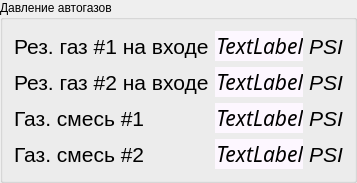
              <widget class="QGroupBox" name="groupBox_5">
               <property name="title">
                <string>Давление автогазов</string>
               </property>
               <layout class="QHBoxLayout" name="horizontalLayout_24">
                <item>
                 <layout class="QGridLayout" name="gridLayout_19" columnstretch="4,2,1">
                  <item row="0" column="0">
                   <widget class="QLabel" name="label_12">
                    <property name="font">
                     <font>
                      <pointsize>16</pointsize>
                     </font>
                    </property>
                    <property name="text">
                     <string>Рез. газ #1 на входе</string>
                    </property>
                    <property name="alignment">
                     <set>Qt::AlignLeading|Qt::AlignLeft|Qt::AlignVCenter</set>
                    </property>
                   </widget>
                  </item>
                  <item row="0" column="1">
                   <widget class="QLabel" name="lInletGas1">
                    <property name="font">
                     <font>
                      <family>Sans Serif</family>
                      <pointsize>16</pointsize>
                      <weight>50</weight>
                      <italic>true</italic>
                      <bold>false</bold>
                     </font>
                    </property>
                    <property name="styleSheet">
                     <string notr="true">background-color: rgb(253, 247, 255);
font: italic 16pt &quot;Sans Serif&quot;;</string>
                    </property>
                    <property name="text">
                     <string>TextLabel</string>
                    </property>
                    <property name="alignment">
                     <set>Qt::AlignRight|Qt::AlignTrailing|Qt::AlignVCenter</set>
                    </property>
                   </widget>
                  </item>
                  <item row="0" column="2">
                   <widget class="QLabel" name="label_14">
                    <property name="font">
                     <font>
                      <pointsize>16</pointsize>
                      <italic>true</italic>
                     </font>
                    </property>
                    <property name="text">
                     <string>PSI</string>
                    </property>
                    <property name="alignment">
                     <set>Qt::AlignCenter</set>
                    </property>
                   </widget>
                  </item>
                  <item row="1" column="0">
                   <widget class="QLabel" name="label_28">
                    <property name="font">
                     <font>
                      <pointsize>16</pointsize>
                     </font>
                    </property>
                    <property name="text">
                     <string>Рез. газ #2 на входе</string>
                    </property>
                    <property name="alignment">
                     <set>Qt::AlignLeading|Qt::AlignLeft|Qt::AlignVCenter</set>
                    </property>
                   </widget>
                  </item>
                  <item row="2" column="0">
                   <widget class="QLabel" name="label_29">
                    <property name="font">
                     <font>
                      <pointsize>16</pointsize>
                     </font>
                    </property>
                    <property name="text">
                     <string>Газ. смесь #1</string>
                    </property>
                    <property name="alignment">
                     <set>Qt::AlignLeading|Qt::AlignLeft|Qt::AlignVCenter</set>
                    </property>
                   </widget>
                  </item>
                  <item row="3" column="0">
                   <widget class="QLabel" name="label_30">
                    <property name="font">
                     <font>
                      <pointsize>16</pointsize>
                     </font>
                    </property>
                    <property name="text">
                     <string>Газ. смесь #2</string>
                    </property>
                    <property name="alignment">
                     <set>Qt::AlignLeading|Qt::AlignLeft|Qt::AlignVCenter</set>
                    </property>
                   </widget>
                  </item>
                  <item row="2" column="1">
                   <widget class="QLabel" name="lMixedGas1">
                    <property name="font">
                     <font>
                      <family>Sans Serif</family>
                      <pointsize>16</pointsize>
                      <weight>50</weight>
                      <italic>true</italic>
                      <bold>false</bold>
                     </font>
                    </property>
                    <property name="styleSheet">
                     <string notr="true">background-color: rgb(253, 247, 255);
font: italic 16pt &quot;Sans Serif&quot;;</string>
                    </property>
                    <property name="text">
                     <string>TextLabel</string>
                    </property>
                    <property name="alignment">
                     <set>Qt::AlignRight|Qt::AlignTrailing|Qt::AlignVCenter</set>
                    </property>
                   </widget>
                  </item>
                  <item row="1" column="2">
                   <widget class="QLabel" name="label_54">
                    <property name="font">
                     <font>
                      <pointsize>16</pointsize>
                      <italic>true</italic>
                     </font>
                    </property>
                    <property name="text">
                     <string>PSI</string>
                    </property>
                    <property name="alignment">
                     <set>Qt::AlignCenter</set>
                    </property>
                   </widget>
                  </item>
                  <item row="1" column="1">
                   <widget class="QLabel" name="lInletGas2">
                    <property name="font">
                     <font>
                      <family>Sans Serif</family>
                      <pointsize>16</pointsize>
                      <weight>50</weight>
                      <italic>true</italic>
                      <bold>false</bold>
                     </font>
                    </property>
                    <property name="styleSheet">
                     <string notr="true">background-color: rgb(253, 247, 255);
font: italic 16pt &quot;Sans Serif&quot;;</string>
                    </property>
                    <property name="text">
                     <string>TextLabel</string>
                    </property>
                    <property name="alignment">
                     <set>Qt::AlignRight|Qt::AlignTrailing|Qt::AlignVCenter</set>
                    </property>
                   </widget>
                  </item>
                  <item row="3" column="1">
                   <widget class="QLabel" name="lMixedGas2">
                    <property name="font">
                     <font>
                      <family>Sans Serif</family>
                      <pointsize>16</pointsize>
                      <weight>50</weight>
                      <italic>true</italic>
                      <bold>false</bold>
                     </font>
                    </property>
                    <property name="styleSheet">
                     <string notr="true">background-color: rgb(253, 247, 255);
font: italic 16pt &quot;Sans Serif&quot;;</string>
                    </property>
                    <property name="text">
                     <string>TextLabel</string>
                    </property>
                    <property name="alignment">
                     <set>Qt::AlignRight|Qt::AlignTrailing|Qt::AlignVCenter</set>
                    </property>
                   </widget>
                  </item>
                  <item row="2" column="2">
                   <widget class="QLabel" name="label_58">
                    <property name="font">
                     <font>
                      <pointsize>16</pointsize>
                      <italic>true</italic>
                     </font>
                    </property>
                    <property name="text">
                     <string>PSI</string>
                    </property>
                    <property name="alignment">
                     <set>Qt::AlignCenter</set>
                    </property>
                   </widget>
                  </item>
                  <item row="3" column="2">
                   <widget class="QLabel" name="label_59">
                    <property name="font">
                     <font>
                      <pointsize>16</pointsize>
                      <italic>true</italic>
                     </font>
                    </property>
                    <property name="text">
                     <string>PSI</string>
                    </property>
                    <property name="alignment">
                     <set>Qt::AlignCenter</set>
                    </property>
                   </widget>
                  </item>
                 </layout>
                </item>
               </layout>
              </widget>
